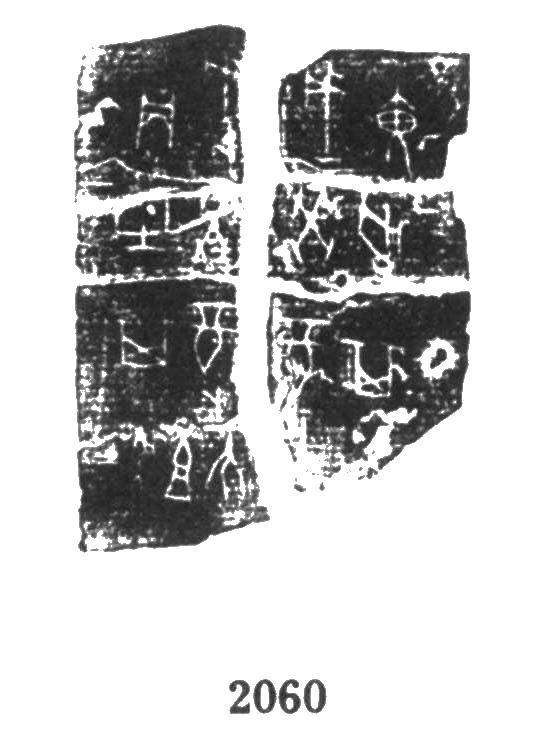
%> input picture 2024MathorCup/results/results_01/h02060.jpg, 533 x 748 px
$ octave q1name.m   (GNU Octave 9; MATLAB toolbox functions it lacks are replaced by stand-ins)
%> lines starting %> are read from the running program, lines starting %| are printed output that depends on the picture; in (x1, y1, x2, y2) boxes, pixels count from 0 and x2, y2 are one past the last pixel; in counts of white or black regions, pixels touching at a corner belong together; the program's own positions count from 1
clc,clear;
srcDir=uigetdir('Pre_test');
%> the answer given: ../../results/results_01
cd(srcDir);
allnames=struct2cell(dir('*.jpg'));
[k,len]=size(allnames);
for ii=1:len
    name=allnames{1,ii};
    I=imread(name);
%> I is the input picture: size 748x533 uint8; min 11, max 255, mean 193.7
% I = imread('h02060.jpg');
I=im2gray(I);%图像灰度化
figure;imshow(I)
title('原始图像','FontSize',14);
filterSize = 1;
sigma = 2;
denoisedImg = imgaussfilt(I, sigma, 'FilterSize', filterSize);
imshow(denoisedImg); title('高斯滤波去噪');
filterSize = 5;
smoothedImg = medfilt2(denoisedImg, [filterSize filterSize]);
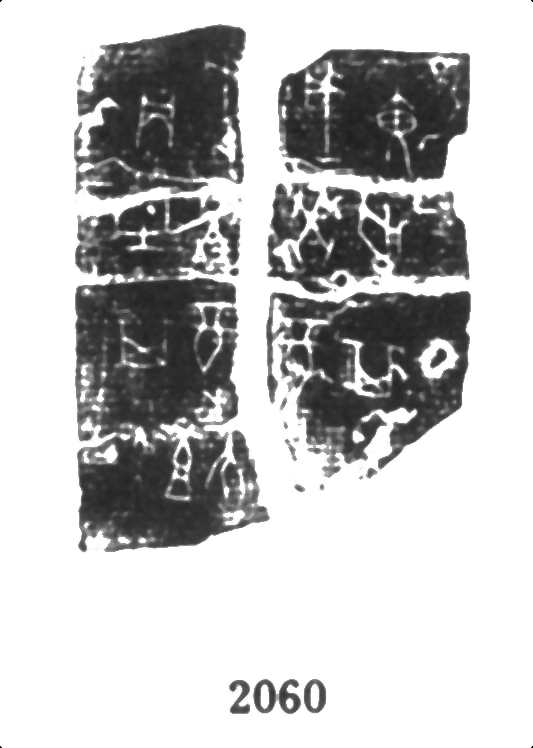
%> smoothedImg: size 748x533 uint8; min 0, max 255, mean 193.4
imshow(smoothedImg);
title('中值平滑处理');
a = 1.6; % 缩放系数
b = -15; % 偏移量
new_img = uint8(a * double(smoothedImg) + b);
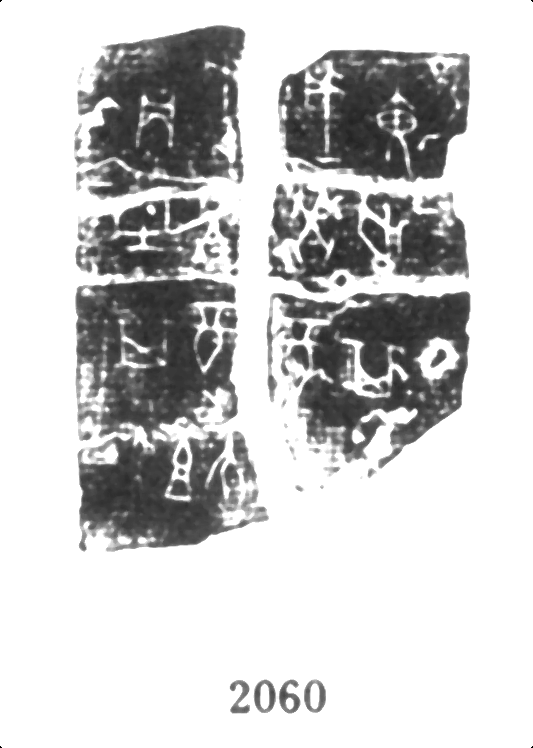
%> new_img: size 748x533 uint8; min 0, max 255, mean 203.6
imshow(new_img);title('增强处理')
%阈值二值化法
% tz = imcomplement(new_img);
% BW = imbinarize(tz);%二值
% TT=~BW;
% figure;imshow(TT)
% 使用Otsu's方法自动计算阈值并二值化
threshold = graythresh(new_img);
%> threshold = 0.657
binaryImage = imbinarize(new_img, threshold);
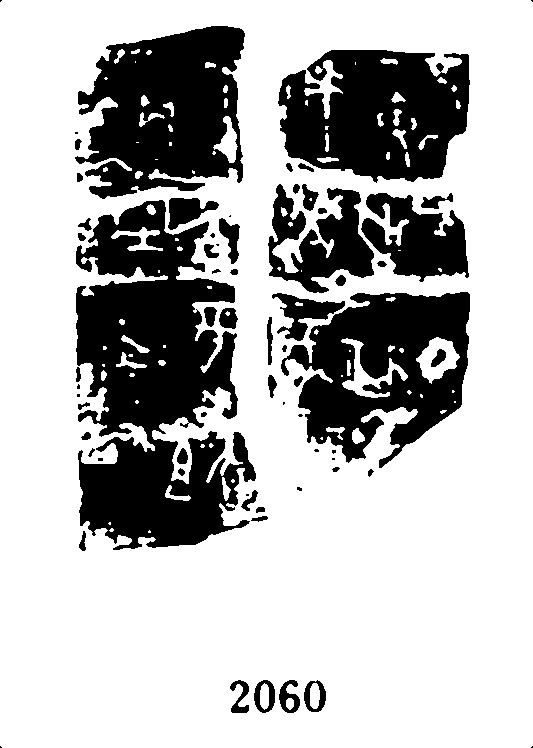
%> binaryImage: size 748x533 logical; 71.4% white; 66 black regions (18 under 20 px), largest, box (x1, y1, x2, y2) and area: (76, 200, 256, 550) 38024, (75, 26, 245, 199) 20166, (278, 50, 470, 183) 18610

% 显示二值化图像
imshow(binaryImage);
title('Otsus Binary Image');
title('预处理结果','FontSize',14);
%特征提取
points = detectBRISKFeatures(binaryImage);
%> points = 3745 points; strongest (x, y): (294, 219), (404, 380), (394, 134), (312, 231), (243, 507)
figure
imshow(I); hold on; plot(points,'ShowScale',false)
%> after `plot(points,'ShowScale',false)`:
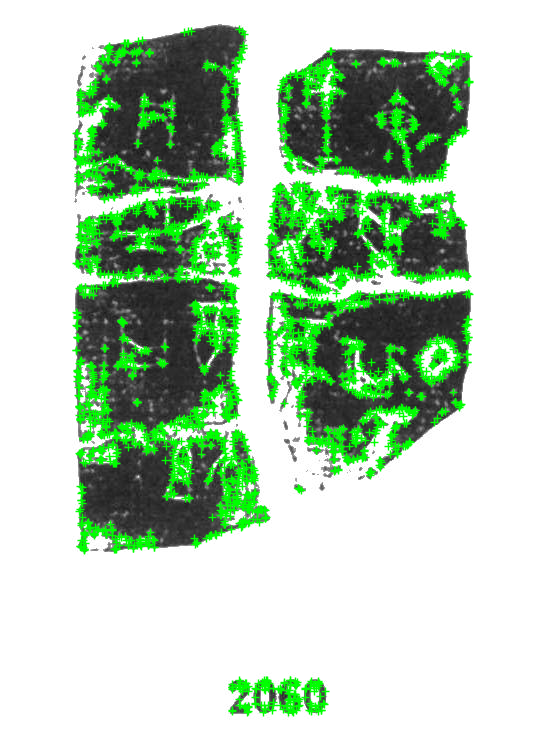
%> figure redrawn from the program's plot data
%确定文件储存路径
targetFolder='C:\Users\DELL\Desktop\新建文件夹 (2)\chucun';
   [~, nameNoExt, ext] = fileparts(name);
    fullFilePath = fullfile(targetFolder, [nameNoExt '_binary' ext]);

    % 保存二值化图像到指定文件夹
    imwrite(binaryImage, fullFilePath);
% [6 lines of commented-out code are left out]
end

$ run again, with 2024MathorCup/results/results_01/w01870.jpg copied over 2024MathorCup/results/results_01/h02060.jpg
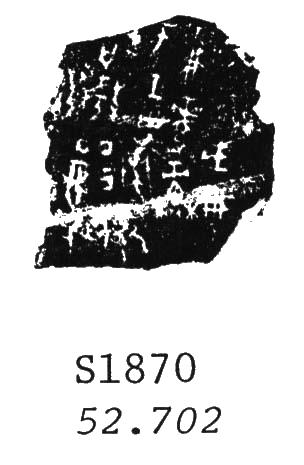
%> input picture 2024MathorCup/results/results_01/w01870.jpg, 304 x 465 px
%> I is the input picture: size 465x304 uint8; min 0, max 255, mean 185.4
%> threshold = 0.539
%> `binaryImage = imbinarize(new_img, threshold);`:
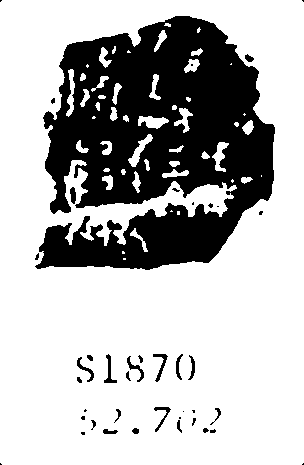
%> binaryImage: size 465x304 logical; 71.5% white; 41 black regions (20 under 20 px), largest, box (x1, y1, x2, y2) and area: (35, 16, 275, 270) 38945, (153, 354, 168, 382) 127, (104, 354, 117, 383) 125
%> points = 1234 points; strongest (x, y): (130, 161), (54, 213), (245, 115), (150, 136), (151, 96)
%> `plot(points,'ShowScale',false)`:
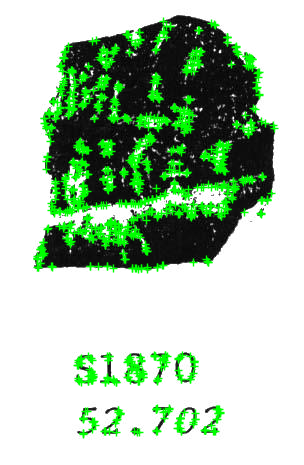
%> figure redrawn from the program's plot data
